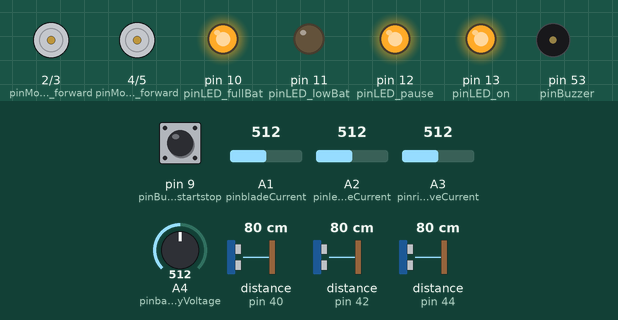
Recording of a sketch running on a simulated Arduino Mega 2560, built with avr-gcc and run on an emulated ATmega2560. Shown: motor-driver pin pairs drawn as motors (green arrow = first pin HIGH = forward, orange = second pin HIGH = backward, longer = more drive, scaled by the enable pin), output pins drawn as LEDs (lit = HIGH), buzzer (waves = sounding, pin HIGH). The inputs (shaded band) are chosen by the test bench; at power-on: pin 9 (pinButton_startstop) HIGH, A2 (pinleftDriveCurrent) = 512, distance to the obstacle (sensors on pin 42, pin 40, pin 44) 80 cm, A3 (pinrightDriveCurrent) = 512, A1 (pinbladeCurrent) = 512, A4 (pinbatteryVoltage) = 512. The echo pulse lasts 58.3 µs per cm; random numbers use the default seed unless the sketch sets one; what the sketch prints to the serial monitor is not drawn.

Above: at 1.2 s.
1.3 s: pin 9 (pinButton_startstop) pulled LOW for 0.15 s
At 2.0 s:
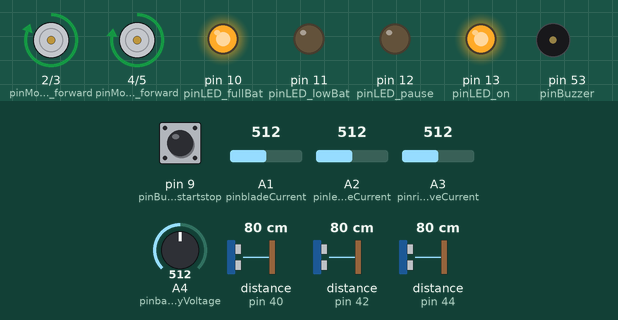
3.0 s: A2 (pinleftDriveCurrent) set to 549
At 3.81 s:
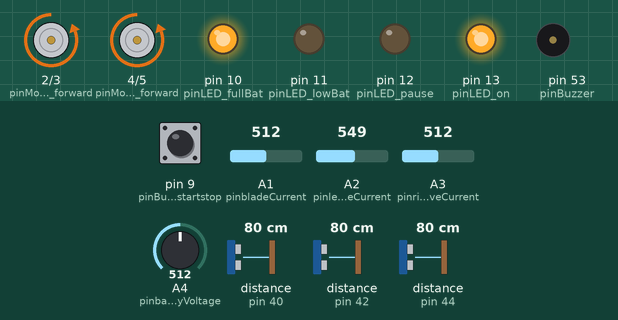
6.0 s: A2 (pinleftDriveCurrent) set to 190
8.9 s: distance to the obstacle (sensor on pin 42) set to 38 cm
10.4 s: distance to the obstacle (sensor on pin 42) set to 32 cm
At 10.7 s:
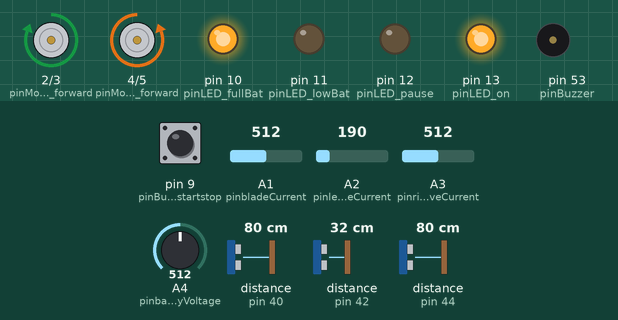
11.9 s: A3 (pinrightDriveCurrent) set to 531
13.4 s: A3 (pinrightDriveCurrent) set to 550
At 13.87 s:
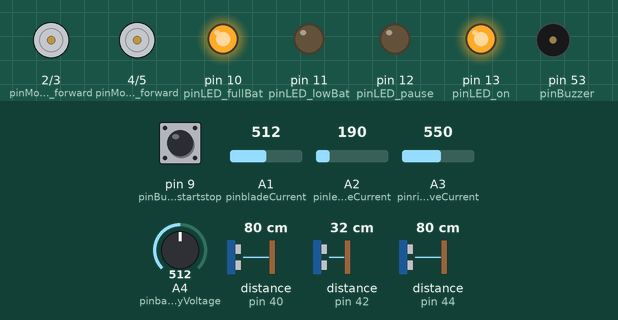
Timing chart, 0 to 17.4 s (numbered marks = the images above; inputs shaded):
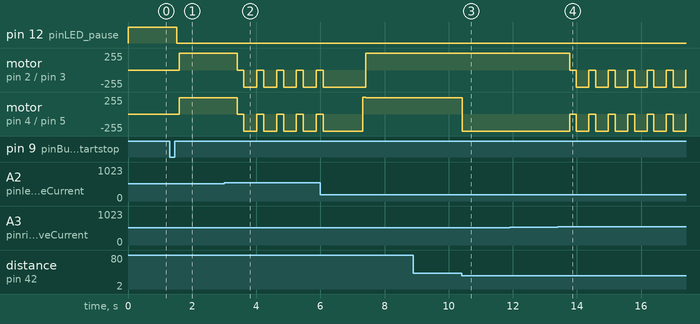

Measured:
- the behaviour switches between 539 and 540 on A2 (pinleftDriveCurrent) (found by bisection; images 1 and 2)
- the behaviour switches between 35 and 34 cm on distance to the obstacle (sensor on pin 42) (found by bisection; images 2 and 3)
- the behaviour switches between 539 and 540 on A3 (pinrightDriveCurrent) (found by bisection; images 3 and 4)
- after the input at 1.3 s, pin 12 (pinLED_pause): HIGH → LOW after 0.21 s; motor on pin 2 (pinMotorRight_forward) / pin 3 (pinMotorRight_reverse): stopped → forward 255/255 after 0.30 s; motor on pin 4 (pinMotorLeft_forward) / pin 5 (pinMotorLeft_reverse): stopped → forward 243/255 after 0.30 s
- after the input at 3.0 s, motor on pin 2 (pinMotorRight_forward) / pin 3 (pinMotorRight_reverse), motor on pin 4 (pinMotorLeft_forward) / pin 5 (pinMotorLeft_reverse): alternates backward 255/255 for 0.40 s and stopped for 0.22 s, starting after 0.40 s
- after the input at 10.4 s, motor on pin 4 (pinMotorLeft_forward) / pin 5 (pinMotorLeft_reverse): forward 243/255 → backward 255/255 at once
- after the input at 13.4 s, motor on pin 2 (pinMotorRight_forward) / pin 3 (pinMotorRight_reverse), motor on pin 4 (pinMotorLeft_forward) / pin 5 (pinMotorLeft_reverse): alternates backward 255/255 for 0.39 s and stopped for 0.21 s, starting after 0.37 s

The sketch:

lawn_mower.ino
```cpp
/*
  Obstacle avoidance example
  by Andrew Kramer
  8/3/2015

  Uses 3 ultrasonic sensors to determine
  if nearest obstacle is too close.
  Outlines 8 possible cases for
  positions of obstacles.
*/
/*
   Mowing Code based on https://www.intorobotics.com/obstacle-avoidance-robot/

   Ambrogio L50 Deluxe Lawn Mower Arduino Code
   Please make sure you have installed all the library files to the Arduino libraries folder
   All my work falls under the GNU Public License


  Der L50 kennt folgende Spannungszustände:
  Ladespannung liegt an den Ladekontakten an = HIGH BATTERY (grün) blinkt -> Ladung
  Spannung > 24,9 Volt = HIGH BATTERY (grün) leuchtet -> Normalbetrieb
  Spannung >22,5V  und <=24,9V = LOW BATTERY blinkt -> Robi bleibt stehen
  Spannung <22,5V = LOW BATTERY (brennt) -> Robi schaltet sich ab!

  Ambrogio L50 Tasterbelegung (d.h. die Belegung am Original L50-Board).
  Taster also an Pin3 anklemmen,
  Masse an Pin4.
  (eigene LEDs ggf. an Pin1 bzw. Pin2
  die LEDs am Arduino nur mit Vorwiderstand z.B. 220 Ohm benutzen).
  https://forum.ardumower.de/data/media/kunena/attachments/905/h4511ad4.png/

*/

#include <NewPing.h>              // https://github.com/microflo/NewPing/blob/master/NewPing.h
#include <TinyGPS++.h>
#include <RBD_Timer.h>            // https://github.com/alextaujenis/RBD_Timer
#include <RBD_Button.h>           // https://github.com/alextaujenis/RBD_Button
#include <RBD_Light.h>            // https://github.com/alextaujenis/RBD_Light

#define DEBUG  // Comment to disable debug serial output.
#ifdef DEBUG
#define DPRINT(...)    Serial.print(__VA_ARGS__)
#define DPRINTLN(...)  Serial.println(__VA_ARGS__)
#else
#define DPRINT(...)
#define DPRINTLN(...)
#endif

// ------ SETTINGS CHANGE IF YOU NEED -------------------------------------
/*BTS7960 Motor Driver Carrier*/
//const int MotorRight_R_EN = 8;    (VCC) to Arduino 5V pin
//const int MotorRight_L_EN = 9;    (VCC) to Arduino 5V pin
const int pinMotorRight_forward = 2;   //(RPWM) to Arduino pin 2(PWM)
const int pinMotorRight_reverse = 3;   //(LPWM) to Arduino pin 3(PWM)

//const int MotorLeft_R_EN = 10;     (VCC) to Arduino 5V pin
//const int MotorLeft_L_EN = 11;     (VCC) to Arduino 5V pin
const int pinMotorLeft_forward = 4;    //(RPWM) to Arduino pin 6(PWM)
const int pinMotorLeft_reverse = 5;    //(LPWM) to Arduino pin 7(PWM)

long pwmLvalue = 243;   // Straight line speed Left Wheel (Looking from back of mower)
long pwmRvalue = 255;   // Straight line speed Right Wheel (Looking from back of mower)
byte pwmChannel;

uint8_t maximumSpeed = 255; //PWM value for maximum speed.
uint8_t minSpeed = 145;     //PWM value for minimum speed.

// ------ Cutter Motor -------------------------------------
#define RPWM 7
#define L_EN 11    //(VCC) to Arduino 5V pin
#define R_EN 10   //(VCC) to Arduino 5V pin
int PWM_Blade_Speed = 255;    // PWM signal for the cutter motor (speed of blade).
int Blademax = 255;           // Define variable for max Blade current

bool Cutting_Blades_Activate    = 1;      // Activates the cutting blades and disc in the code

// ------ SONAR -------------------------------------
#define pinleft_Sensor_trigger   34
#define pinleft_Sensor_echo      40
#define pincenter_Sensor_trigger 36
#define pincenter_Sensor_echo    42
#define pinright_Sensor_trigger  38
#define pinright_Sensor_echo     44

#define TURN_DIST 35 // distance at which the bot will turn
#define MAX_DISTANCE 200 // max range of sonar sensors
#define SONAR_NUM 3 // number of sonar sensors
#define NUM_CASES 8 // number of reaction cases

// ------ Analog In pins -------------------------------------
#define pinbatteryVoltage A4   // battery voltage sensor
#define pinbladeCurrent A1
#define pinleftDriveCurrent A2
#define pinrightDriveCurrent A3

// ------ Perimeter Sensor -------------------------------------
//#define pinPerimeterRight A4    // perimeter NOT USED
//#define pinPerimeterLeft A5     // perimeter NOT USED

// ------ Tilt Sensors -------------------------------------
#define pinTilt_Angle A8           // measures the angle of the mower
#define pinTilt_Orientation A9     // measures if the mower is upside down

// ------ LEDs -------------------------------------
#define pinLED_on 13                  // LED on
#define pinLED_pause 12                  // LED
#define pinLED_lowBat 11                  // LED
#define pinLED_fullBat 10                  // LED
RBD::Light  LED_on(pinLED_on);
RBD::Light  LED_pause(pinLED_pause);
RBD::Light  LED_lowBat(pinLED_lowBat);
RBD::Light  LED_fullBat(pinLED_fullBat);

// ------ NEO6m -------------------------------------
//Serial1
//Arduino MEGA ==> NEO-6M GPS
//5V ==> VCC
//GND ==> GND
//Tx1 (18) ==> Rx
//Rx1 (19) ==> Tx

// ------ GY-271 MPU6050 -------------------------------------
#define pinMPU_SCL 21
#define pinMPU_SDA 20

// ------ NODEMCU -------------------------------------
//Serial2
//Tx1 (16) ==> D2
//Rx1 (17) ==> D3
// ------ Buzzer -------------------------------------
#define pinBuzzer 53               // Buzzer

// ------ Buttons -------------------------------------
#define pinButton_onoff 50               // digital ON/OFF button
#define pinButton_startstop 9               // digital ON/OFF button
RBD::Button Button_onoff(pinButton_onoff); // input_pullup on digital pin
RBD::Button Button_startstop(pinButton_startstop); // input_pullup on digital pin

int button_state = 0;

// ------ battery -------------------------------------
bool Battery_Monitor                = 1;            // monitor battery and charge voltage?
float Battery_Max                   = 29.4;         // battery reference Voltage (fully charged) PLEASE ADJUST IF USING A DIFFERENT BATTERY VOLTAGE! FOR a 12V SYSTEM TO 14.4V
float Battery_GoHomeIfBelow         = 24.5;         // drive home voltage (Volt)
float Battery_SwitchOffIfBelow      = 24.3;         // switch off battery if below voltage (Volt)
float Battery_SwitchOffIfIdle       = 1;            // switch off battery if idle (minutes)
float Battery_ChargingCurrentMax    = 1.6;          // maximum current your charger can devliver
float Battery_ChargingFullCurrent   = 0.3;          // current flowing when battery is fully charged
float Battery_startChargingIfBelow  = 27.0;         // start charging if battery Voltage is below
float Battery_chargingTimeout       = 12600000;     // safety timer for charging (ms) 12600000 = 3.5hrs

int _batt_timer = 0;                 // Interval for checking Motors Currents and Battery Voltage
int Battery_Currentcounter = 0;      // Counter that gets added while high load. Used for not giving up directly on high load
int Battery_Currentcountermax = 10;  //Used for not giving up directly on high load

// ------ voltage divider Battery -------------------------------------
float vout = 0.0;
float battv = 0.0;
float R1 = 100000.0; //100k
float R2 = 10000.0; //10k
int value_bat = 0;

// ------ ASC712 Current Sensor (30A) -------------------------------------
int sensitivity = 66;   // use 100 for 20A Module and 66 for 30A Module
const int zeroCurrentValue = 510.8;
int LEFT_adcValue = 0;
int RIGHT_adcValue = 0;
int BLADE_adcValue = 0;
int offsetVoltage = 2500;
double rawVoltage = 0;    //voltage measuring
double LEFT_Amps = 0;      // Current measuring
double RIGHT_Amps = 0;      // Current measuring
double BLADE_Amps = 0;      // Current measuring

float leftDriveCurrent = 0.0;
float rightDriveCurrent = 0.0;
float bladeCurrent = 0.0;

int Drivemaxleft = 2.0;           // Define variable for max motor current left and set default
int Drivemaxright = 2.0;          // Define variable for max motor current right and set default
int DriveCurrentcounter = 0;      // Counter that gets added while high load. Used for not giving up directly on high load
int DriveCurrentcountermax = 5;  //Used for not giving up directly on high load

// ------- Baudrates Nodemcu/Kompass---------------------------------
#define CONSOLE_BAUDRATE    115200      // Baudrate for output console
#define NODEMCU_BAUDRATE    9600        // Baudrate used for communication with Nodemcu
#define MPU_BAUDRATE    9600        // Baudrate used for communication with TFT-MEGA

int LOOPING              = 50;      // Loop for every 10 milliseconds.
int MOVE_TURN_DELAY_MIN  = 1000;    // Min Max Turn time of the Mower after it reverses at the wire.
int MOVE_TURN_DELAY_MAX  = 2500;    // A random turn time between these numbers is selected by the software
int MOVE_TO_NEW_POSITION = 5000;    // Wait for the new position.
int TIME_GO_BACKWARD = 1300;        // Time the mower revreses.
int TIME_TURN_30 = 300;             // Wait to turn the mower 30 Degree.
int TIME_TURN_90 = 900;             // Wait to turn the mower 90 Degree.
int TIME_TURN_180 = 1400;           // Wait to turn the mower 180 Degree.
/* SETTINGS END */


// Movement Stats
typedef enum {
  GO_FORWARD         = 0,
  GO_BACKWARD        = 1,
  TURN_LEFT_30          = 2,
  TURN_LEFT_90          = 3,
  TURN_LEFT_180          = 4,
  TURN_RIGHT_30         = 5,
  TURN_RIGHT_90         = 6,
  TURN_RIGHT_180         = 7,
  STOP               = 8
} state;

// Inital State
state mower_state = STOP;

unsigned long _timerStart         = 0;
unsigned long _timerStartReady    = 0;
unsigned long _timerStartPosition = 0;

// Time Helpers
void startTimer() {
  _timerStart = millis();
}

void startTimerReady() {
  _timerStartReady = millis();
}

void startTimerPosition() {
  _timerStartPosition = millis();
}

bool isTimeForLoop(int _mSec) {
  return (millis() - _timerStart) > _mSec;
}

bool isTimerReady(int _mSec) {
  return (millis() - _timerStartReady) > _mSec;
}

bool isTimerPosition(int _mSec) {
  return (millis() - _timerStartPosition) > _mSec;
}

int randTime = 0;

// The TinyGPS++ object
TinyGPSPlus gps;

// SETUP
void setup() {
  Serial.begin(CONSOLE_BAUDRATE);
  Serial1.begin(MPU_BAUDRATE);                                    // Open Serial port 1 for the nano communication
  while (!Serial1) {
    ; // wait for serial port to connect. Needed for native USB port only
  }
  Serial2.begin(NODEMCU_BAUDRATE);
  while (!Serial2) {
    ; // wait for serial port to connect. Needed for native USB port only
  }
  DPRINTLN("SETUP");
  // LED, buzzer, battery
  LED_on.on();
  LED_pause.on();
  LED_lowBat.off();
  LED_fullBat.on();

  pinMode(pinBuzzer, OUTPUT);
  digitalWrite(pinBuzzer, 0);

  pinMode(pinleftDriveCurrent, INPUT);
  pinMode(pinrightDriveCurrent, INPUT);
  pinMode(pinbladeCurrent, INPUT);

  pinMode(pinbatteryVoltage, INPUT);

  setupMotors();
  stopMotors();
  setupBlades();
  bladesOFF();
  poweroff();
  button_state = 0;
  DPRINT("Button STATE: ");
  DPRINTLN(button_state);
  DPRINTLN("Setup ENDE");
  DPRINTLN("----------------------------");
} // SETUP END

// LOOP START
void loop() {

  if (button_state == 0) {
    button_state = 0;
    poweroff();
    mower_state = STOP;
  }

  //DPRINTLN("-----------------------------");
  //DPRINT("mower_state:");
  //DPRINTLN(mower_state);
  //DPRINTLN("-----------------------------");

  if (Button_startstop.onPressed()) {
    button_state++;
    DPRINT("Button STATE: ");
    DPRINTLN(button_state);
    mower_state = GO_FORWARD;
    DPRINT("mower_state:");
    DPRINTLN(mower_state);
    delay(200);
  }

  if (button_state == 1) {
    LED_pause.off();
    bladesON();
    // Check battery voltage
    measureBattery();
    checkCurrent();
    check_wheel_load();
    updateSensor();
    if (mower_state != 8 && mower_state == 0) {
      checkSonar();
    }

    //Movements
    //0:  GO_FORWARD
    if (mower_state != 8 && mower_state == 0) {
      go_Robot();
    }
    // 1:  GO_BACKWARD
    else if (mower_state == 1) {
      moveBackward (maximumSpeed, maximumSpeed);
      DPRINTLN("GO_BACKWARD");
      if (isTimerPosition(TIME_GO_BACKWARD)) {
        //mower_state = GO_FORWARD;
        if (randomMove() == 1)  mower_state = TURN_RIGHT_90; else  mower_state = TURN_LEFT_90;
        //mower_state = TURN_LEFT_90;
      }
    }
    // 2: TURN_LEFT_30
    else if (mower_state == 2) {
      moveLeft(maximumSpeed);
      DPRINTLN("TURN_LEFT_30");
      randTime = random(10, 30);
      if (isTimerPosition(TIME_TURN_30 + randTime)) {
        mower_state = GO_FORWARD;
      }
    }
    // 3: TURN_LEFT_90
    else if (mower_state == 3) {
      moveLeft(maximumSpeed);
      DPRINTLN("TURN_LEFT_90");
      randTime = random(10, 40);
      if (isTimerPosition(TIME_TURN_90 + randTime)) {
        mower_state = GO_FORWARD;
      }
    }
    // 4:  TURN_LEFT_180
    else if (mower_state == 4) {
      moveLeft(maximumSpeed);
      DPRINTLN("TURN_LEFT_180");
      randTime = random(10, 40);
      if (isTimerPosition(TIME_TURN_180 + randTime)) {
        mower_state = GO_FORWARD;
      }
    }
    // 5: TURN_RIGHT_30
    else if (mower_state == 5) {
      moveRight(maximumSpeed);
      DPRINTLN("TURN_RIGHT_30");
      randTime = random(10, 30);
      if (isTimerPosition(TIME_TURN_30 + randTime)) {
        mower_state = GO_FORWARD;
      }
    }
    // 6: TURN_RIGHT_90
    else if (mower_state == 6) {
      moveRight(maximumSpeed);
      DPRINTLN("TURN_RIGHT_90");
      randTime = random(10, 40);
      if (isTimerPosition(TIME_TURN_90 + randTime)) {
        mower_state = GO_FORWARD;
      }
    }
    // 7: TURN_RIGHT_180
    else if (mower_state == 7) {
      moveRight(maximumSpeed);
      DPRINTLN("TURN_RIGHT_180");
      randTime = random(10, 40);
      if (isTimerPosition(TIME_TURN_180 + randTime)) {
        mower_state = GO_FORWARD;
      }
    }
    // 8: STOP
    else if (mower_state == 8) {
      stopMotors();
      DPRINTLN("STOP Mower");
    }
    startTimer();
  }// if state=1

  if (button_state == 2) {
    button_state = 0;
    stopMotors();
    bladesOFF();
    LED_pause.on();
    mower_state = STOP;

  }
} // END LOOP

void displayInfo()
{
  if (gps.location.isValid())
  {
    Serial.print("Latitude: ");
    Serial.println(gps.location.lat(), 6);
    Serial.print("Longitude: ");
    Serial.println(gps.location.lng(), 6);
    Serial.print("Altitude: ");
    Serial.println(gps.altitude.meters());

    Serial.print("current ground course: ");
    Serial.println(gps.course.value());

    Serial.print("visible, participating satellites: ");
    Serial.println(gps.satellites.value());

    Serial.print("hdop: ");
    Serial.println(gps.hdop.value());

  }
  else
  {
    Serial.println("Location: Not Available");
  }

  Serial.print("Date: ");
  if (gps.date.isValid())
  {
    Serial.print(gps.date.month());
    Serial.print("/");
    Serial.print(gps.date.day());
    Serial.print("/");
    Serial.println(gps.date.year());
  }
  else
  {
    Serial.println("Not Available");
  }

  Serial.print("Time: ");
  if (gps.time.isValid())
  {
    if (gps.time.hour() < 10) Serial.print(F("0"));
    Serial.print(gps.time.hour());
    Serial.print(":");
    if (gps.time.minute() < 10) Serial.print(F("0"));
    Serial.print(gps.time.minute());
    Serial.print(":");
    if (gps.time.second() < 10) Serial.print(F("0"));
    Serial.print(gps.time.second());
    Serial.print(".");
    if (gps.time.centisecond() < 10) Serial.print(F("0"));
    Serial.println(gps.time.centisecond());
  }
  else
  {
    Serial.println("Not Available");
  }

  Serial.println();
  Serial.println();
  delay(1000);
}
```

cutter.ino
```cpp
void setupBlades()  {
  //pinMode(L_EN, OUTPUT);
  //pinMode(R_EN, OUTPUT);
  pinMode(RPWM, OUTPUT);
  DPRINTLN("Initial Cutter Motor Pins");
}

// Turns the Cutter Motor ON
void bladesON()  {
  if (Cutting_Blades_Activate == 1) {                                       // Blades are turn ON in settings and will spin!
    //digitalWrite(R_EN, HIGH);
    //digitalWrite(L_EN, HIGH);
    delay(50);
    analogWrite(RPWM, PWM_Blade_Speed);
    DPRINTLN("Cutter:ON");
  }

  if (Cutting_Blades_Activate == 0) {                                     // Blades are turn off in settings and will not spin!
    void bladesOFF();
  }
}

// Turns the Cutter Motor OFF
void bladesOFF()  {
  //digitalWrite(R_EN, LOW);
  //digitalWrite(L_EN, LOW);
  analogWrite(RPWM, LOW);
  DPRINTLN("Cutter:0FF");
}
```

sonar.ino
```cpp
NewPing sonar[SONAR_NUM] = {
  NewPing(pinleft_Sensor_trigger, pinleft_Sensor_echo, MAX_DISTANCE), // Trigger pin, echo pin, and max distance to ping.
  NewPing(pincenter_Sensor_trigger, pincenter_Sensor_echo, MAX_DISTANCE),
  NewPing(pinright_Sensor_trigger, pinright_Sensor_echo, MAX_DISTANCE)
};

/*
    stores a bool for each sensor (left, front, and right respectively
    true if nearest obstacle is within TURN_DIST
    true if not
*/
bool sensor[3] = {false, false, false};

// stores all possible sensor states
bool reactions[NUM_CASES][SONAR_NUM] = {
  {false, false, false}, // 0: no obstacles
  {false, true, false},  // 1: obstacle in front
  {false, true, true},   // 2: obstacles front and right
  {true, true, false},   // 3: obstacles front and left
  {true, true, true},    // 4: obstacles front, left, and right
  {true, false, true},   // 5: obstacles left and right
  {false, false, true},  // 6: obstacle to the right
  {true, false, false}
  }; // 7: obstacle to the left

void updateSensor() {
  for (int i = 0; i < SONAR_NUM; i++) {
    int dist = sonar[i].ping_cm();
    // if sonar returns 0 nearest obstacle is out of range
    if (dist == 0) sensor[i] = false;
    else sensor[i] = dist < TURN_DIST;
  }
}

int compareCases() {
  for (int i = 0; i < NUM_CASES; i++) {
    bool flag = true;
    for (int j = 0; j < SONAR_NUM; j++) {
      if (reactions[i][j] != sensor[j]) flag = false;
    }
    if (flag) return i;
  }
}

void checkSonar() {
  switch (compareCases()) {
    case 0: // no obstacles
      mower_state = GO_FORWARD;
      break;
    case 1: // obstacle in front
      startTimerPosition();
      mower_state = TURN_LEFT_90;
      break;
    case 2: // obstacles front and right
      startTimerPosition();
      mower_state = TURN_LEFT_90;
      break;
    case 3: // obstacles front and left
      startTimerPosition();
      mower_state = TURN_RIGHT_90;
      break;
    case 4: // obstacles front, left, and right
      startTimerPosition();
      mower_state = GO_BACKWARD;
      break;
    case 5: // obstacles left and right
      startTimerPosition();
      mower_state = TURN_LEFT_180;
      break;
    case 6: // obstacle to the right
      startTimerPosition();
      mower_state = TURN_LEFT_30;
      break;
    case 7: // obstacle to the left
      startTimerPosition();
      mower_state = TURN_RIGHT_30;
      break;
  }
}
```

Source omitted: volt_amps.ino (3577 bytes), driver.ino (2805 bytes)
